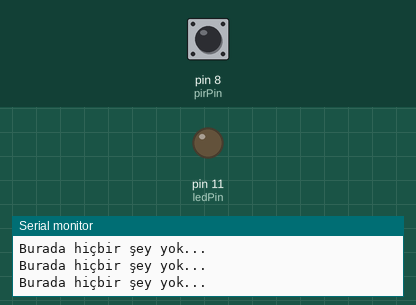
Simulated run of this sketch. Board: Arduino Uno, built with avr-gcc and run on an emulated ATmega328P. Parts: output pins drawn as LEDs (lit = HIGH), the last lines printed to the serial monitor. Dashed ring = blinking. Inputs (shaded band) come from the test bench; at power-on: pin 8 (pirPin) LOW.

Above: at 1.2 s.
1.3 s: pin 8 (pirPin) driven HIGH
At 2.2 s:
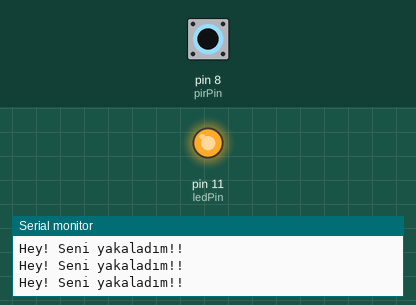
2.8 s: pin 8 (pirPin) driven LOW
At 3.1 s:
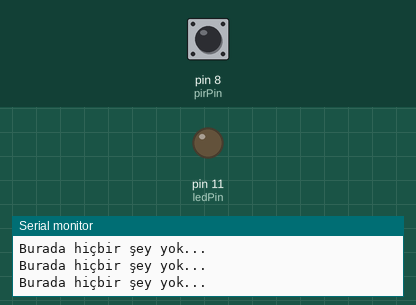
4.3 s: pin 8 (pirPin) pulsed HIGH 2 times (0.12 s each, 0.3 s apart)
At 4.67 s:
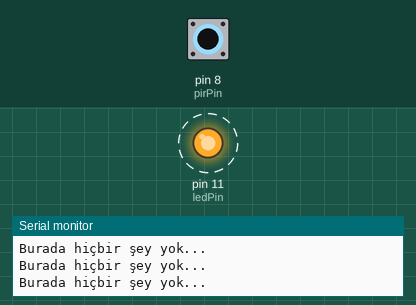
7.9 s: pin 8 (pirPin) pulsed HIGH 5 times (0.12 s each, 0.3 s apart)
At 9.6 s:
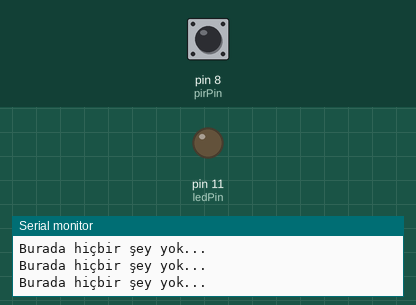
Timing chart, 0 to 11.1 s (numbered marks = the images above; inputs shaded):
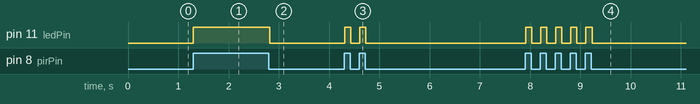

Measured:
- after the input at 1.3 s, pin 11 (ledPin): LOW → HIGH at once
- after the input at 2.8 s, pin 11 (ledPin): HIGH → LOW at once
- after the input at 4.3 s, pin 11 (ledPin): alternates HIGH for 0.12 s and LOW for 0.17 s, 4 changes in all, then stays LOW, starting at once
- after the input at 7.9 s, pin 11 (ledPin): alternates HIGH for 0.12 s and LOW for 0.17 s, 10 changes in all, then stays LOW, starting at once

The sketch:

pir_test.ino
```cpp
int ledPin = 11; // Gösterge olarak geliştirme kartınızın D11 pinine LED takın
int pirPin = 8;  // PIR sensörün sinyal ucunu geliştirme kartınızın D8 pinine takın
int pirStat = 0; // PIR başlangıç durumu
void setup() {
 pinMode(ledPin, OUTPUT);
 pinMode(pirPin, INPUT);
 Serial.begin(9600);
}
void loop(){
 pirStat = digitalRead(pirPin);
 if (pirStat == HIGH) {            // Eğer hareket algılanırsa
   digitalWrite(ledPin, HIGH);  // LED yanar
   Serial.println("Hey! Seni yakaladım!!"); // Seri monitörde yazar
 }
 else {
   digitalWrite(ledPin, LOW); // Eğer hareket yoksa, LED kapanır
   Serial.println("Burada hiçbir şey yok..."); // Seri monitörde yazar
 }
}
```
